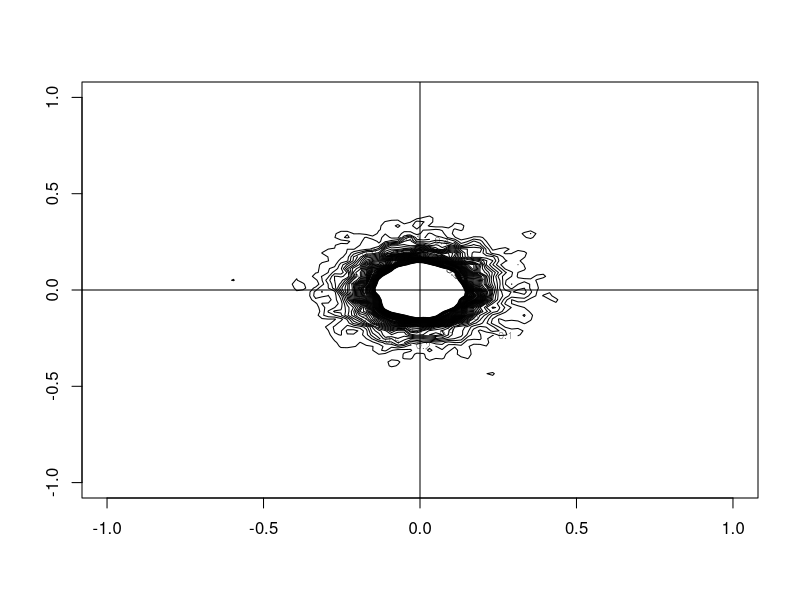
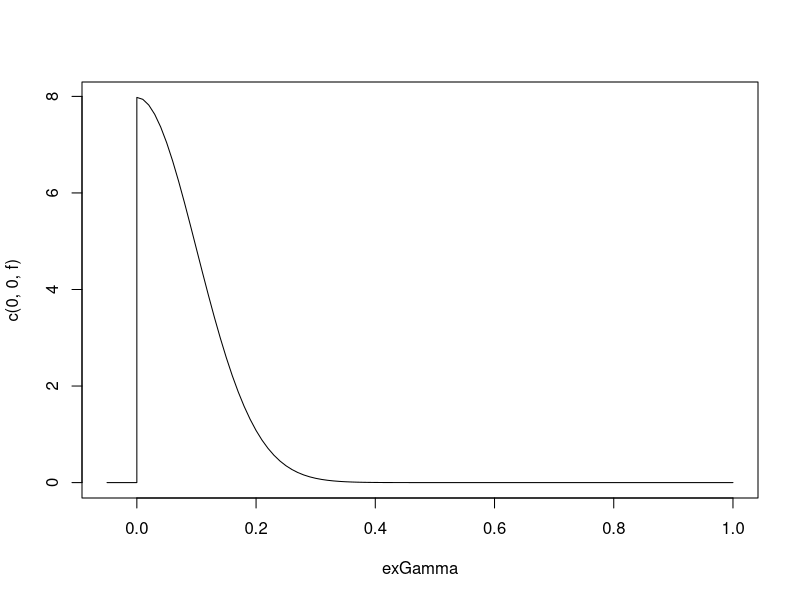

Here is the R script that generated these plots, in order: (Note: this script raises an error after producing the figures.)
#### (5/27/2015; JET) Combined prior density plots; derived from "prior.R"
#### with updated prior information from the analyses

## MCMC approach
library('MCMCpack')
library('truncnorm')
# Generate Samples 
M=10000
s2=rinvgamma(M,3,.02) #invgamma(3,.02) - mean is .01, sqrt of this is .1
nu=rnorm(M,0,.01) #normal(0,1e-4), sqrt of 1e-4 is .01
gamma1=rnorm(M,mean=nu,sd=sqrt(s2))
gamma2=rnorm(M,mean=nu,sd=sqrt(s2))
dens=kde2d(gamma1, gamma2,n=100,lims=c(c(-1,1),c(-1,1)))
contour(dens,levels=seq(.1,5,.1))
abline(v=0)
abline(h=0)

gamma=seq(0,1,.01)
exGamma=c(-.05,0,gamma)
f=dtruncnorm(gamma,0,Inf,0,.1)# mean is mean of nu, sd is sqrt of mean of s2
plot(exGamma,c(0,0,f),typ='l')

## Preview of Combined Plot
x11(width=10,height=5)
par(par.2pan)
contour(dens,levels=2^seq(-5,5,by=.5))
abline(v=0)
abline(h=0)
mtext("A.",adj=0,cex=1.3)

plot(exGamma,c(0,0,f),typ='l')
mtext("B.",adj=1,cex=1.3)


## Final Setup
# Load Packages
library('MCMCpack')
library('truncnorm')

# Samples
M=1000000
s2=rinvgamma(M,3,.02) #invgamma(3,.02) - mean is .01, sqrt of this is .1
nu=rnorm(M,0,.01) #normal(0,1e-4), sqrt of 1e-4 is .01
gamma1=rnorm(M,mean=nu,sd=sqrt(s2))
gamma2=rnorm(M,mean=nu,sd=sqrt(s2))
dens=kde2d(gamma1, gamma2,n=100,lims=c(c(-1,1),c(-1,1)))

gamma=seq(0,1,.001)
exGamma=c(-.01,0,gamma)
f=dtruncnorm(gamma,0,Inf,mean(gamma1),sd(gamma1))

# Plots (Updated 5/29/2015; JET to reflect actual variation)
#x11(width=10,height=5)
pdf("gammaPriors.pdf",width=10,height=5)
par(par.2pan)

plot(exGamma,c(0,0,f),typ='l',xlim=c(0,.5),
xlab=expression(paste("Parameter ", gamma[0]," (seconds)")),ylab="Density")
mtext("A.",adj=0,cex=1.3)


contour(dens,#levels=seq(.2,8,by=.2),
levels=2^seq(-3,4,by=1),xlim=c(-.5,.5),ylim=c(-.5,.5),
xlab=expression(paste("Parameter ",gamma[i]," (seconds)")),ylab=expression(paste("Parameter ",gamma[j]," (seconds)")))
abline(v=0)
abline(h=0)
mtext("B.",adj=1,cex=1.3)

dev.off()
